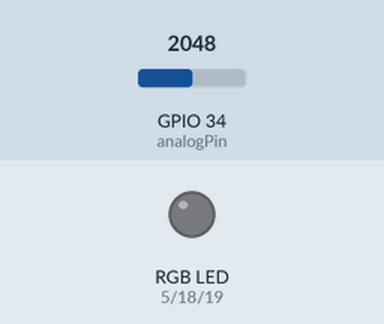
A sketch run on a simulated ESP32. Shown: an RGB LED mixed from three pins (HIGH = lit). The inputs (shaded band) are chosen by the test bench; at power-on: GPIO 34 (analogPin) = 2048 (analog values on the 0–4095 scale). What the sketch prints to the serial monitor is not drawn.

Above: at 0.1 s.
At 10.1 s:
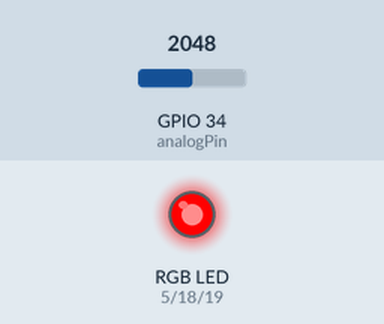
Timing chart, 0 to 11.6 s (numbered marks = the images above):
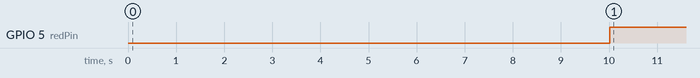

Measured:
- by itself, GPIO 5 (redPin): LOW → HIGH at 10.0 s

The sketch:

pinvaledRGB.ino
```cpp
const int analogPin = 34; // GPIO 34
const float R1 = 15000.0; // 15k Ohm
const float R2 = 10000.0; // 10k Ohm
const float ADC_MAX = 4095.0; // Độ phân giải của ADC ESP32 (12-bit)
const float ADC_REF_VOLTAGE = 3.3; // Điện áp tham chiếu của ESP32
const float V_min = 7.4; // Điện áp tương ứng với 0%
const float V_max = 8.4; // Điện áp tương ứng với 100%

const int redPin = 5; // Chân điều khiển màu đỏ của LED RGB
const int greenPin = 18; // Chân điều khiển màu xanh lá của LED RGB
const int bluePin = 19; // Chân điều khiển màu xanh dương của LED RGB
const int pwmFrequency = 5000; // Tần số PWM
const int pwmResolution = 8; // Độ phân giải PWM (0-255)
const int redChannel = 0;
const int greenChannel = 1;
const int blueChannel = 2;
void setup() {
  Serial.begin(115200);
  analogReadResolution(12); // Đặt độ phân giải của ADC là 12-bit

  // pinMode(redPin, OUTPUT);
  // pinMode(greenPin, OUTPUT);
  // pinMode(bluePin, OUTPUT);
    ledcSetup(redChannel, pwmFrequency, pwmResolution);
  ledcSetup(greenChannel, pwmFrequency, pwmResolution);
  ledcSetup(blueChannel, pwmFrequency, pwmResolution);

  // Gán các chân PWM tương ứng với kênh
  ledcAttachPin(redPin, redChannel);
  ledcAttachPin(greenPin, greenChannel);
  ledcAttachPin(bluePin, blueChannel);
}

float calculateBatteryPercentage() {
  int a[100], temp;
  int adcValue;
  // Đọc giá trị ADC và lưu vào mảng
  for(int i = 0; i < 100; i++){
    adcValue = analogRead(34); // Đọc giá trị ADC từ chân GPIO 34
    a[i] = adcValue;
    delay(100);
  }

  // Sắp xếp mảng bằng thuật toán Bubble Sort
  for(int i = 0; i < 100 - 1; i++) {
    for(int j = 0; j < 100 - i - 1; j++) {
      if (a[j] > a[j + 1]) {
        temp = a[j];
        a[j] = a[j + 1];
        a[j + 1] = temp;
      }
    }
  }

  // Lấy giá trị trung bình của 5 giá trị giữa
  adcValue = 0;
  for (int l = 48; l < 53; l++){
    adcValue += a[l];
  }
  adcValue /= 5;

  // Tính toán điện áp tại GPIO 34
  float voltageGPIO34 = (adcValue / ADC_MAX) * ADC_REF_VOLTAGE;

  // Tính toán điện áp tổng của 2 cell pin
  float V_total = voltageGPIO34 * (R1 + R2) / R2;

  // Tính phần trăm pin
  float percentage = (V_total - V_min) / (V_max - V_min) * 100;
     Serial.print(percentage);
  if (percentage < 0) percentage = 0;
  if (percentage > 100) percentage = 100;

  return percentage;
}

void setRGBColor(int red, int green, int blue) {
  ledcWrite(redChannel, red);
  ledcWrite(greenChannel, green);
  ledcWrite(blueChannel, blue);
}

void updateLEDColor(float batteryPercentage) {
  int redValue = map(batteryPercentage, 0, 100, 255, 0);
  int greenValue = map(batteryPercentage, 0, 100, 0, 255);
  int blueValue = 0; // Không sử dụng màu xanh dương trong trường hợp này

  setRGBColor(redValue, greenValue, blueValue);
}

void loop() {
  float batteryPercentage = calculateBatteryPercentage();

  Serial.print("Phần trăm pin còn lại: ");
  Serial.print(batteryPercentage);
  Serial.println(" %");

  updateLEDColor(batteryPercentage);

  delay(1000); // Đợi 1 giây trước khi đọc lại
}
```
